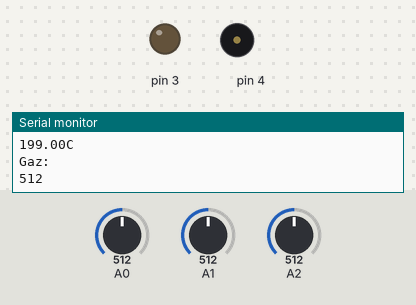
Simulated run of this program. Board: Arduino Uno, built with avr-gcc and run on an emulated ATmega328P. Shown: output pins drawn as LEDs (lit = HIGH), buzzer (waves = sounding), the last lines printed to the serial monitor. The test bench sets the inputs (shaded band); at power-on: A1 = 512, A0 = 512, A2 = 512.

Above: at 2.8 s.
2.9 s: A1 set to 589
6.4 s: A1 set to 615
At 8.8 s:
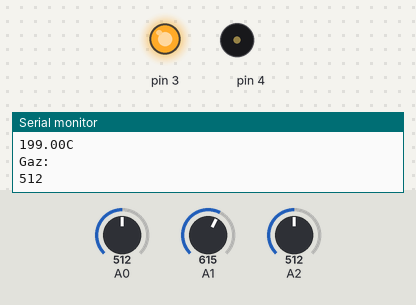
12.0 s: A1 set to 590
At 14.4 s:
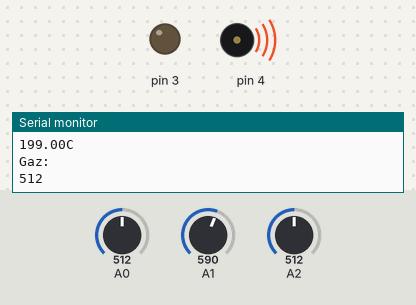
18.0 s: A1 set to 610
At 20.3 s:
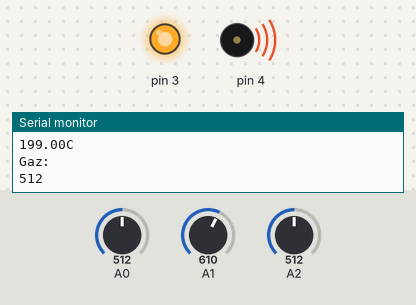
Timing chart, 0 to 25.0 s (numbered marks = the images above; inputs shaded):
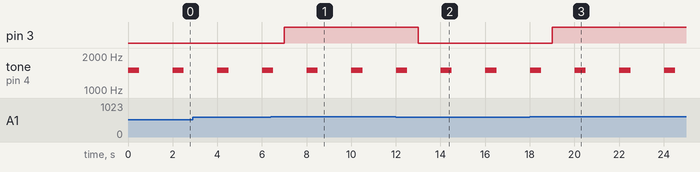

The program:

main.cpp
```cpp
#include <Arduino.h>
void leitura_temperatura_gas(){
  float temperature = map(analogRead(A0), 0, 1023, -49, 448);
    Serial.println("temperatura:");
    Serial.print(temperature);
		Serial.println("C");
    int gas=analogRead(A2);
    Serial.println("\nGaz:");
    Serial.print(gas);
    if (temperature>30 || gas>130){
      tone(4, 1500);
      delay(500);
      noTone (4);
      delay(500);
    }
}
void luz(){
  int luz=analogRead(A1);
  if (luz>600)
    digitalWrite(3,HIGH);
  else
    digitalWrite(3,LOW);
  Serial.println("\nluz: ");
  Serial.print(luz);
}
void setup() {
  pinMode (A2, INPUT);
  pinMode(3,OUTPUT);
  Serial.begin(9600);
}
void loop() {
  leitura_temperatura_gas();
  luz();
  delay(1000);
}
```

Measured:
- the behaviour switches between 600 and 601 on A1 (found by bisection; images 0 and 1)
- after the input at 6.4 s, pin 3: LOW → HIGH after 0.61 s
- after the input at 12.0 s, pin 3: HIGH → LOW after 1.0 s
- after the input at 18.0 s, pin 3: LOW → HIGH after 1.0 s
- by itself, tone on pin 4: alternates 1500 Hz for 0.50 s and silent for 1.5 s
